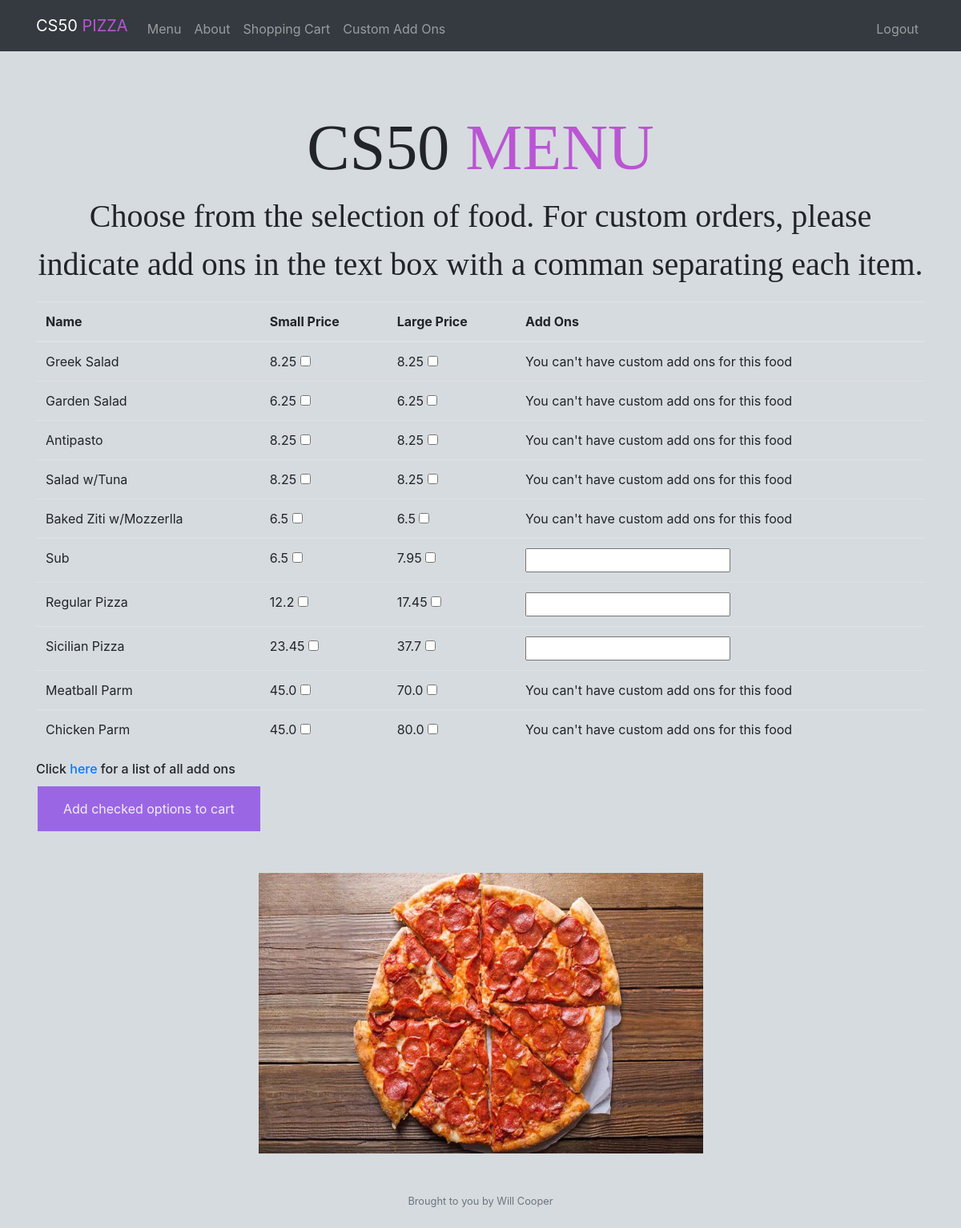
The app's page /menu (signed in) with its own data.
### orders/models.py (models this page shows)
class Menu(models.Model):
    category = models.CharField(max_length=64)
    smallPrice = models.FloatField(max_length=7)
    largePrice = models.FloatField(max_length=7)
    custom = models.BooleanField(null=True, blank=True)
    toppingPrice = models.FloatField(max_length=7, blank=True, null=True)

### orders/views.py (the view)
# urls.py: path("menu", views.menu, name="menu"),
def menu(request):
    user = UserProfile.objects.get(username=request.user.username)
    cart = user.get_cart()
    if request.method == "POST":
        added_items = request.POST.getlist('cb[]')
        addOns = request.POST.getlist('addOns[]')
        prices = []
        if added_items:
            non_custom = 0
            for i in range(len(added_items)):
                cart.add_item(added_items[i])
                cart.addOn(addOns[i], added_items[i])
                order = Menu.objects.get(category=added_items[i][6:])
                if not order.custom:
                    if added_items[i].startswith('S'):
                        prices.append(order.smallPrice)
                    else:
                        prices.append(order.largePrice)
                    non_custom += 1
                else:
                    toppingPrice = order.toppingPrice
                    totalAddedPrice = toppingPrice * len(addOns[i - non_custom].split(','))
                    if addOns[i - non_custom].split(',')[0] == "":
                        if added_items[i].startswith('S'):
                            prices.append(order.smallPrice)
                        else:
                            prices.append(order.largePrice)
                    else:
                        if added_items[i].startswith('S'):
                            prices.append(order.smallPrice + totalAddedPrice)
                        else:
                            prices.append(order.largePrice + totalAddedPrice)
        cart.save()
        context = {
            "cart": cart.items,
            "prices": prices
        }
        return render(request, "orders/cart.html", context)
    else:
        context = {
            "menu": Menu.objects.all()
        }
        return render(request, "orders/menu.html", context)

### orders/models.py (called while the page is built)
    def get_cart(self):
        return self.cart

### orders/templates/orders/menu.html (shortened to what this page needs)
{% extends "layout.html" %}
{% block main %}
  <div class="container">
    <br />
    <br />
    <br />
    <h1 class="center">
      CS50 <span class="purple">MENU</span>
    </h1>
    <p class="readableText">
      Choose from the selection of food. For custom orders, please indicate add ons in the text box with a comman separating each item.
    </p>
    <form action="{% url 'menu' %}" method="post">
      <table class="table table-hover">
            <thead>
              <tr>
                <th scope="col">Name</th>
                <th scope="col">Small Price</th>
                <th scope="col">Large Price</th>
                <th scope="col">Add Ons</th>
              </tr>
            </thead>
            <tbody>
              {% for option in menu %}
                  <tr>
                    <td>{{ option.category }}</td>
                    <td>{{ option.smallPrice }} <input type="checkbox" name="cb[]" value="Small {{ option.category}}"><br></td>
                    <td>{{ option.largePrice }} <input type="checkbox" name="cb[]" value="Large {{ option.category}}"><br></td>
                    <td>
                      {% if option.custom %}
                      <input type="text" name="addOns[]" />
                      {% else %}
                       You can't have custom add ons for this food
                      {% endif %}
                      </td>
                  </tr>
              {% endfor %}
            </tbody>
          </table>
    <h6 >Click <a href="/addons">here</a> for a list of all add ons</h6>
    <button class="hubber" id="submit">Add checked options to cart</button>
    </form>
    <br />
    <br />
    <img class="center" src="../../static/orders/images/Pizza.jpg" alt="Image of pizza" height=400>
{% endblock %}

### orders/templates/layout.html (shortened to what this page needs)
{% load static %}
<!DOCTYPE html>
<html lang="en">
    <head>
        <link rel="stylesheet" href="https://stackpath.bootstrapcdn.com/bootstrap/4.2.1/css/bootstrap.min.css">
        <link rel="stylesheet" type="text/css" href="../../static/orders/css/styles.css"/>
        <link rel="stylesheet" type="text/css" href="../../static/orders/css/style.css"/>
    </head>
    <body>
      <header>
        <nav class="navbar navbar-expand-md navbar-dark bg-dark">
          <div class="container">
            <a class="navbar-brand" href="/menu">CS50 <span class="purple">PIZZA</span></a>
            <ul class="navbar-nav mr-auto mt-2">
              <li class="nav-item"><a class="nav-link" href="/menu">Menu</a></li>
              <li class="nav-item"><a class="nav-link" href="/about">About</a></li>
              <li class="nav-item"><a class="nav-link" href="/cart">Shopping Cart</a></li>
              <li class="nav-item"><a class="nav-link" href="/addons">Custom Add Ons</a></li>
            </ul>
            <ul class="navbar-nav ml-auto mt-2">
              {% if user.is_authenticated %}
              <li class="nav-item"><a class="nav-link" href="{% url 'logout' %}">Logout</a></li>
              {% else %}
              <li class="nav-item"><a class="nav-link" href="{% url 'register' %}">Register</a></li>
              {% endif %}
            </ul>
          </div>
        </nav>
      </header>
      <main>
            {% block main %}  {% endblock %}
      </main>
      <footer class="small text-center text-muted">
            <a>Brought to you by Will Cooper</a>
      </footer>
      <br />
    </body>
</html>

### orders/static/orders/css/styles.css (style rules this page uses)
body { background-color: #D6DBDF; }
.container::after, .row::after { content: ""; clear: both; display: table; }
.hubber { background-color: #751AE8; border: none; color: white; padding: 16px 32px; text-align: center; font-size: 16px; margin: 4px 2px; opacity: 0.6; transition: 0.3s; }

### orders/static/orders/css/style.css (style rules this page uses)
h1, p.readableText { text-align: center; font-size: 40px; }
span.purple { color: #BA55D3; }
img { padding-bottom: 50px; }
h1 { text-align: center; font-size: 80px; display: inline-block; font-family: "Times New Roman", Times, serif; }
p.readableText { font-family: "Times New Roman", Times, serif; }
.center { display: block; margin-left: auto; margin-right: auto; width: 50%; }

### records on screen
Menu: category "Greek Salad", smallPrice "8.25", largePrice "8.25", shows "You can't have custom add ons for this food"
Menu: category "Garden Salad", smallPrice "6.25", largePrice "6.25", shows "You can't have custom add ons for this food"
Menu: category "Antipasto", smallPrice "8.25", largePrice "8.25", shows "You can't have custom add ons for this food"
Menu: category "Salad w/Tuna", smallPrice "8.25", largePrice "8.25", shows "You can't have custom add ons for this food"
Menu: category "Baked Ziti w/Mozzerlla", smallPrice "6.5", largePrice "6.5", shows "You can't have custom add ons for this food"
Menu: category "Sub", smallPrice "6.5", largePrice "7.95"
Menu: category "Regular Pizza", smallPrice "12.2", largePrice "17.45"
Menu: category "Sicilian Pizza", smallPrice "23.45", largePrice "37.7"
Menu: category "Meatball Parm", smallPrice "45.0", largePrice "70.0", shows "You can't have custom add ons for this food"
Menu: category "Chicken Parm", smallPrice "45.0", largePrice "80.0", shows "You can't have custom add ons for this food"
